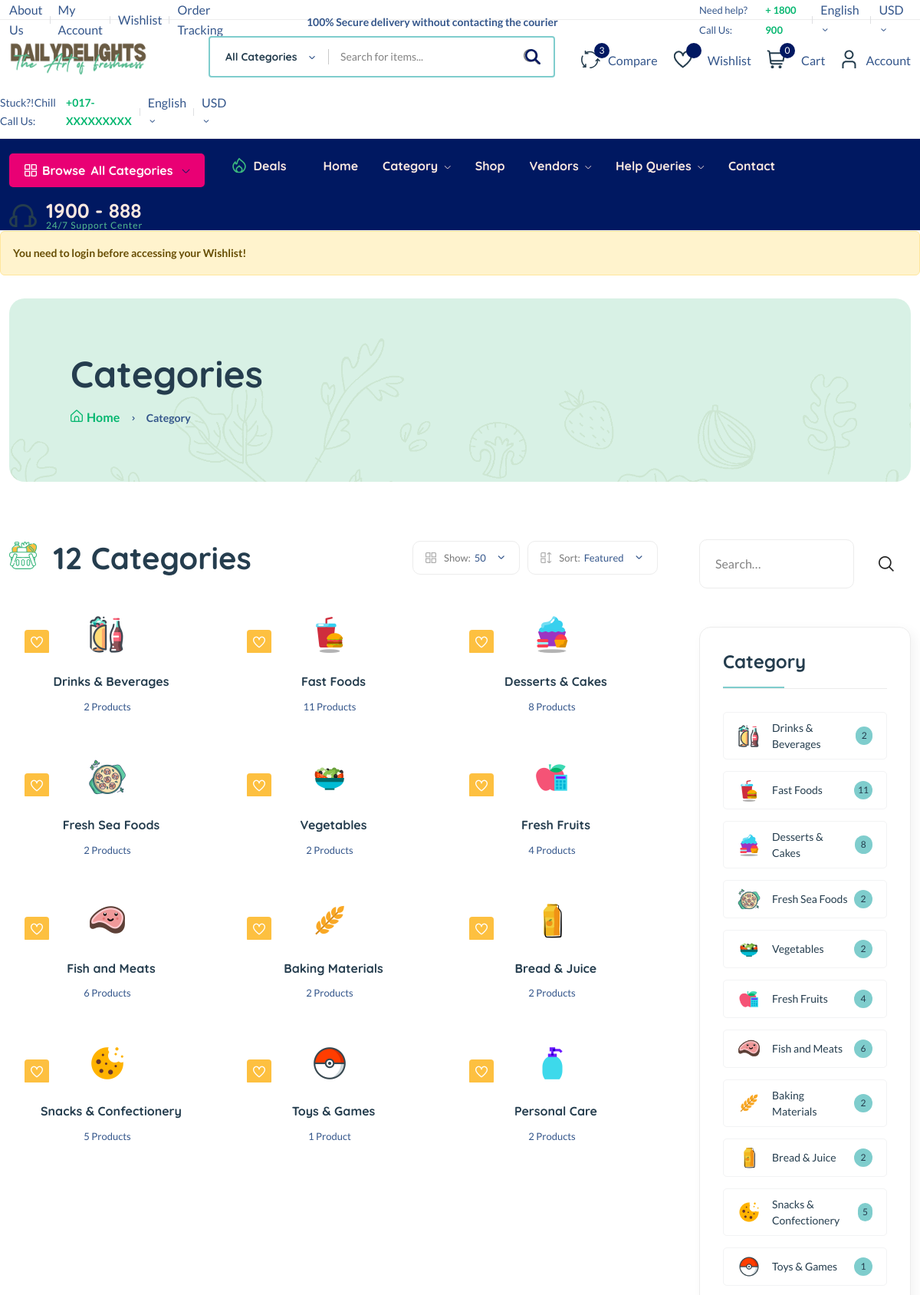
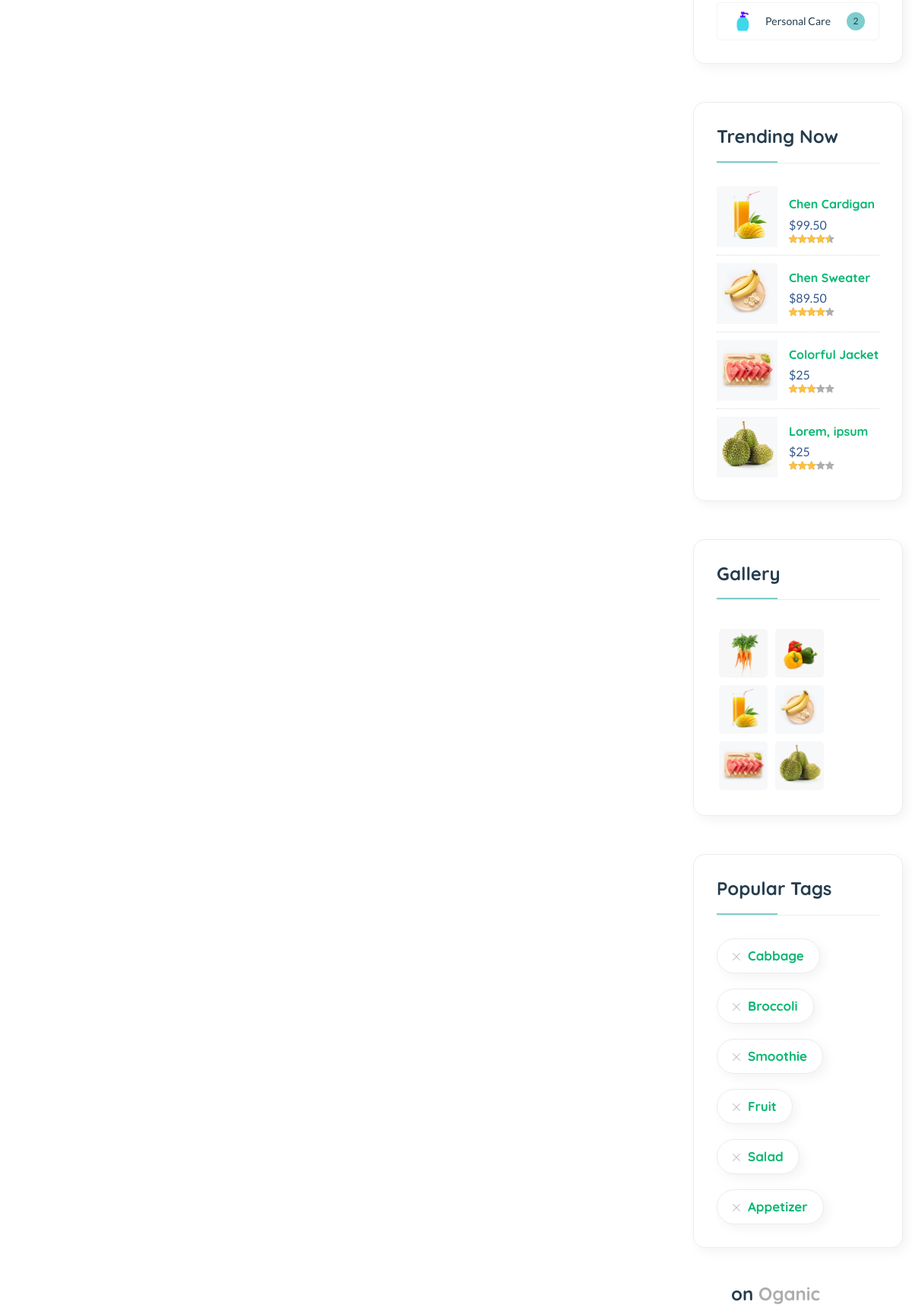
The page /category/ (upper part) on the database its author committed (2 pictures, top to bottom).
### core/models.py (models this page shows, shortened)
class Category(models.Model):
    cid = ShortUUIDField(unique=True, length=10, max_length=20, prefix="cat",alphabet="abcdefgh12345")
    title = models.CharField(max_length = 100, default="Food")
    image = models.ImageField(upload_to="category",default="category.jpg")
    class Meta:
        verbose_name_plural = "Categories"

### core/views.py (the view)
# urls.py: path("category/", category_list_view, name = "category-list"),
def category_list_view(request):
    categories = Category.objects.all()
    context = {
        "categories": categories
    }
    return render(request, 'core/category-list.html', context)

### templates/core/category-list.html (shortened to what this page needs)
{% extends 'partials/base.html'  %}
{% load static %}
{% block content %}
<main class="main">
    <div class="page-header mt-30 mb-75">
        <div class="container">
            <div class="archive-header">
                <div class="row align-items-center">
                    <div class="col-xl-3">
                        <h1 class="mb-15">Categories</h1>
                        <div class="breadcrumb">
                            <a href='index.html' rel='nofollow'><i class="fi-rs-home mr-5"></i>Home</a>
                            <span></span> Category
                        </div>
                    </div>
                </div>
            </div>
        </div>
    </div>
    <div class="page-content mb-50">
        <div class="container">
            <div class="row">
                <div class="col-lg-9">
                    <div class="shop-product-fillter mb-50 pr-30">
                        <div class="totall-product">
                            <h2>
                                <img class="w-36px mr-10" src="assets/imgs/theme/icons/category-1.svg" alt="" />
                                {{categories.count}} Categories
                            </h2>
                        </div>
                        <div class="sort-by-product-area">
                            <div class="sort-by-cover mr-10">
                                <div class="sort-by-product-wrap">
                                    <div class="sort-by">
                                        <span><i class="fi-rs-apps"></i>Show:</span>
                                    </div>
                                    <div class="sort-by-dropdown-wrap">
                                        <span> 50 <i class="fi-rs-angle-small-down"></i></span>
                                    </div>
                                </div>
                            </div>
                            <div class="sort-by-cover">
                                <div class="sort-by-product-wrap">
                                    <div class="sort-by">
                                        <span><i class="fi-rs-apps-sort"></i>Sort:</span>
                                    </div>
                                    <div class="sort-by-dropdown-wrap">
                                        <span>Featured <i class="fi-rs-angle-small-down"></i></span>
                                    </div>
                                </div>
                            </div>
                        </div>
                    </div>
                    <div class="loop-grid pr-30">
                        <div class="row">
                            {% for c in categories %}
                            <article class="col-xl-4 col-lg-6 col-md-6 text-center hover-up mb-30 animated">
                                <div class="post-thumb">
                                    <a href="{% url 'core:category-product-list' c.cid %}">
                                        <img class="border-radius-15" src="{{ c.image.url }}" alt="" />
                                    </a>
                                    <div class="entry-meta">
                                        <a class='entry-meta meta-2' href='blog-category-grid.html'><i class="fi-rs-heart"></i></a>
                                    </div>
                                </div>
                                <div class="entry-content-2">
                                    <h4 class="post-title mb-15">
                                        <a href="{% url 'core:category-product-list' c.cid %}">{{ c.title }}</a>
                                    </h4>
                                    <div class="entry-meta font-xs color-grey mt-10 pb-10">
                                        <div>
                                            <span class="hit-count mr-10">{{ c.category.count }} Product{{ c.category.count|pluralize }}</span>
                                        </div>
                                    </div>
                                </div>
                            </article>
                            {% endfor %}
                        </div>
                    </div>
                </div>
                <div class="col-lg-3 primary-sidebar sticky-sidebar">
                    <div class="widget-area">
                        <div class="sidebar-widget-2 widget_search mb-50">
                            <div class="search-form">
                                <form action="#">
                                    <input type="text" placeholder="Search…" />
                                    <button type="submit"><i class="fi-rs-search"></i></button>
                                </form>
                            </div>
                        </div>
                        <div class="sidebar-widget widget-category-2 mb-50">
                            <h5 class="section-title style-1 mb-30">Category</h5>
                            <ul>
                            {% for c in categories %}
                                <li>
                                    <a href="{% url 'core:category-product-list' c.cid %}"> <img src="{{ c.image.url}}" alt="" />{{ c.title }}</a><span class="count">{{ c.category.count }}</span>
                                </li>
                                {% endfor %}
                            </ul>
                        </div>
                        <div class="sidebar-widget product-sidebar mb-50 p-30 bg-grey border-radius-10">
                            <h5 class="section-title style-1 mb-30">Trending Now</h5>
                            <div class="single-post clearfix">
                                <div class="image">
                                    <img src="assets/imgs/shop/thumbnail-3.jpg" alt="#" />
                                </div>
                                <div class="content pt-10">
                                    <h5><a href="shop-product-detail.html">Chen Cardigan</a></h5>
                                    <p class="price mb-0 mt-5">$99.50</p>
                                    <div class="product-rate">
                                        <div class="product-rating" style="width: 90%"></div>
                                    </div>
                                </div>
                            </div>
                            <div class="single-post clearfix">
                                <div class="image">
                                    <img src="assets/imgs/shop/thumbnail-4.jpg" alt="#" />
                                </div>
                                <div class="content pt-10">
                                    <h6><a href="shop-product-detail.html">Chen Sweater</a></h6>
                                    <p class="price mb-0 mt-5">$89.50</p>
                                    <div class="product-rate">
                                        <div class="product-rating" style="width: 80%"></div>
                                    </div>
                                </div>
                            </div>
                            <div class="single-post clearfix">
                                <div class="image">
                                    <img src="assets/imgs/shop/thumbnail-5.jpg" alt="#" />
                                </div>
                                <div class="content pt-10">
                                    <h6><a href="shop-product-detail.html">Colorful Jacket</a></h6>
                                    <p class="price mb-0 mt-5">$25</p>
                                    <div class="product-rate">
                                        <div class="product-rating" style="width: 60%"></div>
                                    </div>
                                </div>
                            </div>
                            <div class="single-post clearfix">
                                <div class="image">
                                    <img src="assets/imgs/shop/thumbnail-6.jpg" alt="#" />
                                </div>
                                <div class="content pt-10">
                                    <h6><a href="shop-product-detail.html">Lorem, ipsum</a></h6>
                                    <p class="price mb-0 mt-5">$25</p>
                                    <div class="product-rate">
                                        <div class="product-rating" style="width: 60%"></div>
                                    </div>
                                </div>
                            </div>
                        </div>
                        <div class="sidebar-widget widget_instagram mb-50">
                            <h5 class="section-title style-1 mb-30">Gallery</h5>
                            <div class="instagram-gellay">
                                <ul class="insta-feed">
                                    <li>
                                        <a href="#"><img class="border-radius-5" src="assets/imgs/shop/thumbnail-1.jpg" alt="" /></a>
                                    </li>
                                    <li>
                                        <a href="#"><img class="border-radius-5" src="assets/imgs/shop/thumbnail-2.jpg" alt="" /></a>
                                    </li>
                                    <li>
                                        <a href="#"><img class="border-radius-5" src="assets/imgs/shop/thumbnail-3.jpg" alt="" /></a>
                                    </li>
                                    <li>
                                        <a href="#"><img class="border-radius-5" src="assets/imgs/shop/thumbnail-4.jpg" alt="" /></a>
                                    </li>
                                    <li>
                                        <a href="#"><img class="border-radius-5" src="assets/imgs/shop/thumbnail-5.jpg" alt="" /></a>
                                    </li>
                                    <li>
                                        <a href="#"><img class="border-radius-5" src="assets/imgs/shop/thumbnail-6.jpg" alt="" /></a>
                                    </li>
                                </ul>
                            </div>
                        </div>
                        <div class="sidebar-widget widget-tags mb-50 pb-10">
                            <h5 class="section-title style-1 mb-30">Popular Tags</h5>
                            <ul class="tags-list">
                                <li class="hover-up">
                                    <a href='blog-category-grid.html'><i class="fi-rs-cross mr-10"></i>Cabbage</a>
                                </li>
                                <li class="hover-up">
                                    <a href='blog-category-grid.html'><i class="fi-rs-cross mr-10"></i>Broccoli</a>
                                </li>
                                <li class="hover-up">
                                    <a href='blog-category-grid.html'><i class="fi-rs-cross mr-10"></i>Smoothie</a>
                                </li>
                                <li class="hover-up">
                                    <a href='blog-category-grid.html'><i class="fi-rs-cross mr-10"></i>Fruit</a>
                                </li>
                                <li class="hover-up mr-0">
                                    <a href='blog-category-grid.html'><i class="fi-rs-cross mr-10"></i>Salad</a>
                                </li>
                                <li class="hover-up mr-0">
                                    <a href='blog-category-grid.html'><i class="fi-rs-cross mr-10"></i>Appetizer</a>
                                </li>
                            </ul>
                        </div>
                        <div class="banner-img wow fadeIn mb-50 animated d-lg-block d-none">
                            <div class="banner-text">
                                <h4>
                                    Save 17% <br />
                                    on <span class="text-brand">Oganic</span><br />
                                </h4>
                            </div>
                        </div>
                    </div>
                </div>
            </div>
        </div>
    </div>
</main>
{% endblock content %}

### rows shown on the page
Category: image (picture), title "Drinks & Beverages", category.count "2"
Category: image (picture), title "Fast Foods", category.count "11"
Category: image (picture), title "Desserts & Cakes", category.count "8"
Category: image (picture), title "Fresh Sea Foods", category.count "2"
Category: image (picture), title "Vegetables", category.count "2"
Category: image (picture), title "Fresh Fruits", category.count "4"
Category: image (picture), title "Fish and Meats", category.count "6"
Category: image (picture), title "Baking Materials", category.count "2"
Category: image (picture), title "Bread & Juice", category.count "2"
Category: image (picture), title "Snacks & Confectionery", category.count "5"
Category: image (picture), title "Toys & Games", category.count "1"
Category: image (picture), title "Personal Care", category.count "2"

### other values the page prints
{{ request.session.cart_data_obj|length }} "0"
{{ x }} "You need to login before accessing your Wishlist!"
{{ categories.count }} "12"
